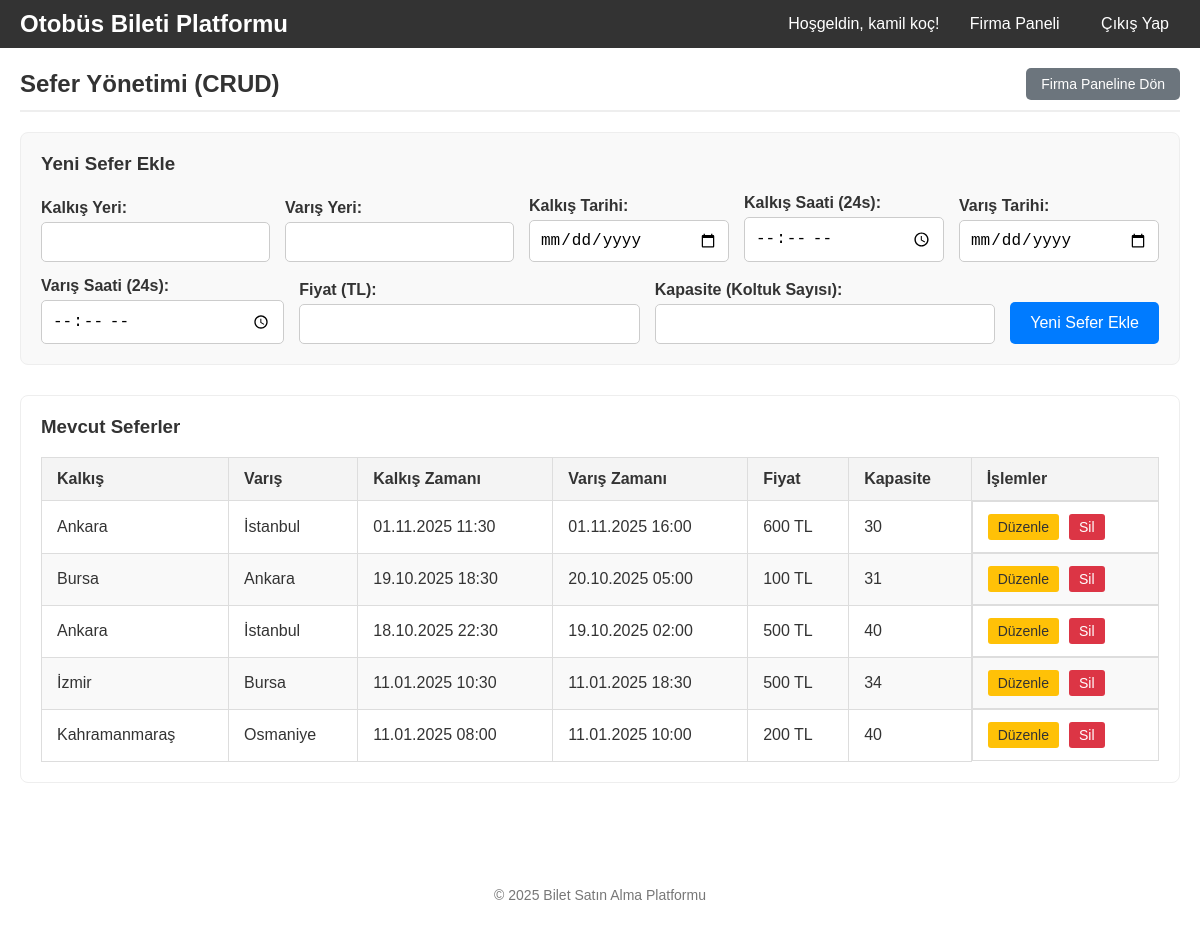
The app's page /company_trips.php (signed in) with its own data.
### tables this page shows
CREATE TABLE Trips (
            id TEXT PRIMARY KEY,
            company_id TEXT NOT NULL,
            destination_city TEXT NOT NULL,
            arrival_time DATETIME NOT NULL,
            departure_time DATETIME NOT NULL,
            departure_city TEXT NOT NULL,
            price INTEGER NOT NULL,
            capacity INTEGER NOT NULL,
            created_at TIMESTAMP DEFAULT CURRENT_TIMESTAMP,
            FOREIGN KEY (company_id) REFERENCES Bus_Company(id) ON DELETE CASCADE
        );

### public/company_trips.php (the view, shortened to what this page needs)
<?php
require_once __DIR__ . '/../config/database.php';
$company_id = $_SESSION['company_id'];
$trip_to_edit = null;
$form_mode = 'add';
$trips = [];
$departure_date_val = '';
$departure_time_val = '';
$arrival_date_val = '';
$arrival_time_val = '';
try {
    $stmt_list = $pdo->prepare(
        "SELECT * FROM Trips
         WHERE company_id = ?
         ORDER BY departure_time DESC"
    );
    $stmt_list->execute([$company_id]);
    $trips = $stmt_list->fetchAll(PDO::FETCH_ASSOC);
} catch (PDOException $e) {
     $error = "Sefer listesi alınırken hata oluştu: " . $e->getMessage();
}
?>
<!DOCTYPE html>
<html lang="tr">
<head>
    <link rel="stylesheet" href="style.css">
</head>
<body>
    <header>
        <div class="container">
            <h1><a href="index.php" class="logo">Otobüs Bileti Platformu</a></h1>
            <nav>
                <span>Hoşgeldin, <?php echo htmlspecialchars($_SESSION['user_name']); ?>!</span>
                <a href="company_panel.php">Firma Paneli</a>
                <a href="logout.php">Çıkış Yap</a>
            </nav>
        </div>
    </header>
    <main class="container admin-container">
        <div class="admin-header">
            <h2>Sefer Yönetimi (CRUD)</h2>
            <a href="company_panel.php" class="button-secondary">Firma Paneline Dön</a>
        </div>
        <div class="admin-form-container">
            <h3>
                <?php echo $form_mode == 'edit' ? 'Seferi Düzenle' : 'Yeni Sefer Ekle'; ?>
            </h3>
            <form action="company_trips.php" method="POST" class="admin-form">
                <div class="form-group">
                    <label for="departure_city">Kalkış Yeri:</label>
                    <input type="text" id="departure_city" name="departure_city" value="<?php echo htmlspecialchars($trip_to_edit['departure_city'] ?? ''); ?>" required>
                </div>
                <div class="form-group">
                    <label for="destination_city">Varış Yeri:</label>
                    <input type="text" id="destination_city" name="destination_city" value="<?php echo htmlspecialchars($trip_to_edit['destination_city'] ?? ''); ?>" required>
                </div>
                <div class="form-group">
                    <label for="departure_date">Kalkış Tarihi:</label>
                    <input type="date" id="departure_date" name="departure_date" value="<?php echo htmlspecialchars($departure_date_val); ?>" required>
                </div>
                <div class="form-group">
                    <label for="departure_time">Kalkış Saati (24s):</label>
                    <input type="time" id="departure_time" name="departure_time" value="<?php echo htmlspecialchars($departure_time_val); ?>" required>
                </div>
                <div class="form-group">
                    <label for="arrival_date">Varış Tarihi:</label>
                    <input type="date" id="arrival_date" name="arrival_date" value="<?php echo htmlspecialchars($arrival_date_val); ?>" required>
                </div>
                <div class="form-group">
                    <label for="arrival_time">Varış Saati (24s):</label>
                    <input type="time" id="arrival_time" name="arrival_time" value="<?php echo htmlspecialchars($arrival_time_val); ?>" required>
                </div>
                <div class="form-group">
                    <label for="price">Fiyat (TL):</label>
                    <input type="number" id="price" name="price" min="0" value="<?php echo htmlspecialchars($trip_to_edit['price'] ?? ''); ?>" required>
                </div>
                <div class="form-group">
                    <label for="capacity">Kapasite (Koltuk Sayısı):</label>
                    <input type="number" id="capacity" name="capacity" min="1" value="<?php echo htmlspecialchars($trip_to_edit['capacity'] ?? ''); ?>" required>
                </div>
                <?php if ($form_mode == 'edit'): ?>
                    <button type="submit">Seferi Güncelle</button>
                    <a href="company_trips.php" class="button-secondary">İptal</a>
                <?php else: ?>
                    <button type="submit">Yeni Sefer Ekle</button>
                <?php endif; ?>
            </form>
        </div>
        <div class="admin-table-container">
            <h3>Mevcut Seferler</h3>
            <table class="admin-table">
                <thead>
                    <tr>
                        <th>Kalkış</th>
                        <th>Varış</th>
                        <th>Kalkış Zamanı</th>
                        <th>Varış Zamanı</th>
                        <th>Fiyat</th>
                        <th>Kapasite</th>
                        <th>İşlemler</th>
                    </tr>
                </thead>
                <tbody>
                    <?php if (count($trips) > 0): ?>
                        <?php foreach ($trips as $trip): ?>
                            <tr>
                                <td><?php echo htmlspecialchars($trip['departure_city']); ?></td>
                                <td><?php echo htmlspecialchars($trip['destination_city']); ?></td>
                                <td><?php echo date('d.m.Y H:i', strtotime($trip['departure_time'])); ?></td>
                                <td><?php echo date('d.m.Y H:i', strtotime($trip['arrival_time'])); ?></td>
                                <td><?php echo htmlspecialchars($trip['price']); ?> TL</td>
                                <td><?php echo htmlspecialchars($trip['capacity']); ?></td>
                                <td class="actions">
                                    <a href="company_trips.php?action=edit&id=<?php echo $trip['id']; ?>" class="action-button edit">Düzenle</a>
                                    <a href="company_trips.php?action=delete&id=<?php echo $trip['id']; ?>"
                                       class="action-button delete"
                                       onclick="return confirm('Bu seferi silmek istediğinizden emin misiniz?');">Sil</a>
                                </td>
                            </tr>
                        <?php endforeach; ?>
                    <?php else: ?>
                        <tr>
                            <td colspan="7">Firmanıza ait kayıtlı sefer bulunamadı.</td>
                        </tr>
                    <?php endif; ?>
                </tbody>
            </table>
        </div>
    </main>
    <footer>
        <p>&copy; 2025 Bilet Satın Alma Platformu</p>
    </footer>
</body>
</html>

### public/style.css (style rules this page uses)
html { height: 100%; }
body { font-family: Arial, sans-serif; margin: 0; background-color: #ffffff; color: #333; display: flex; flex-direction: column; min-height: 100vh; }
header, main { width: 100%; box-sizing: border-box; }
main { flex-grow: 1; padding-top: 20px; padding-bottom: 30px; }
.container { max-width: 1200px; margin-left: auto; margin-right: auto; padding: 20px; background-color: transparent; border-radius: 0; box-shadow: none; margin-bottom: 20px; box-sizing: border-box; }
header { background-color: #333; color: white; padding: 10px 0; border-radius: 0; box-shadow: none; margin-bottom: 0; }
header .container { background-color: transparent; box-shadow: none; margin-bottom: 0; padding-top: 0; padding-bottom: 0; display: flex; justify-content: space-between; align-items: center; padding-left: 20px; padding-right: 20px; }
header h1 { margin: 0; font-size: 24px; }
header nav a { color: white; text-decoration: none; margin-left: 15px; padding: 5px 10px; border: 1px solid transparent; border-radius: 5px; transition: all 0.3s ease; }
header nav span { margin-left: 15px; }
header h1 a.logo { color: white; text-decoration: none; }
footer { text-align: center; padding: 20px; margin-top: auto; background-color: transparent; color: #777; font-size: 14px; width: 100%; box-sizing: border-box; }
.form-group { display: flex; flex-direction: column; flex-grow: 1; min-width: 150px; }
.form-group label { margin-bottom: 5px; font-weight: bold; }
.form-group input[type="text"], .form-group input[type="email"], .form-group input[type="password"], .form-group input[type="date"], .form-group input[type="time"], .form-group input[type="number"], .form-group input[type="datetime-local"], .form-group select { padding: 10px; border: 1px solid #ccc; border-radius: 5px; font-size: 16px; box-sizing: border-box; width: 100%; }
.admin-container { max-width: 1200px; }
.admin-header { display: flex; justify-content: space-between; align-items: center; border-bottom: 2px solid #eee; padding-bottom: 10px; margin-bottom: 20px; }
.admin-header h2 { margin: 0; }
.button-secondary { background-color: #6c757d; color: white; padding: 8px 15px; text-decoration: none; border-radius: 5px; font-size: 14px; transition: background-color 0.3s ease; }
.admin-form-container { padding: 20px; margin-bottom: 30px; background-color: #f9f9f9; border-radius: 8px; border: 1px solid #eee; box-shadow: none; }
.admin-form-container h3 { margin-top: 0; }
.admin-form { display: flex; flex-wrap: wrap; gap: 15px; align-items: flex-end; }
.admin-form .form-group { flex-grow: 1; min-width: 200px; }
.admin-form button { padding: 10px 20px; background-color: #007bff; color: white; border: none; border-radius: 5px; cursor: pointer; font-size: 16px; transition: background-color 0.3s ease; height: 42px; }
.admin-table-container { padding: 20px; margin-bottom: 30px; overflow-x: auto; background-color: #fff; border-radius: 8px; border: 1px solid #eee; box-shadow: none; }
.admin-table-container h3 { margin-top: 0; }
.admin-table { width: 100%; border-collapse: collapse; }
.admin-table th, .admin-table td { padding: 12px 15px; border: 1px solid #ddd; text-align: left; }
.admin-table th { background-color: #f4f4f4; font-weight: bold; }
.admin-table tbody tr:nth-of-type(even) { background-color: #f9f9f9; }
.admin-table .actions { display: flex; gap: 10px; }
.action-button { padding: 5px 10px; text-decoration: none; color: white; border-radius: 3px; font-size: 14px; transition: opacity 0.3s ease; }
.action-button.edit { background-color: #ffc107; color: #333; }
.action-button.delete { background-color: #dc3545; }

### records on screen
trips: departure_city "Ankara", destination_city "İstanbul", departure_time "01.11.2025 11:30", arrival_time "01.11.2025 16:00", price "600", capacity "30"
trips: departure_city "Bursa", destination_city "Ankara", departure_time "19.10.2025 18:30", arrival_time "20.10.2025 05:00", price "100", capacity "31"
trips: departure_city "Ankara", destination_city "İstanbul", departure_time "18.10.2025 22:30", arrival_time "19.10.2025 02:00", price "500", capacity "40"
trips: departure_city "İzmir", destination_city "Bursa", departure_time "11.01.2025 10:30", arrival_time "11.01.2025 18:30", price "500", capacity "34"
trips: departure_city "Kahramanmaraş", destination_city "Osmaniye", departure_time "11.01.2025 08:00", arrival_time "11.01.2025 10:00", price "200", capacity "40"

### other values on screen
$_SESSION['user_name'] "kamil koç"
